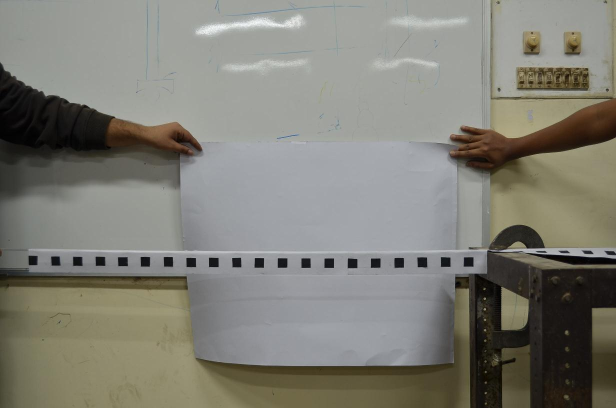
//> input picture Research-paper/DSC_0028.JPG, 1232 x 816 px (shown at 1/2 size)
$ ./program   (built with g++ and OpenCV 4)
//> lines starting //> are read from the running program, lines starting //| are printed output that depends on the picture; after the words box and inside, x2 and y2 are one past the last pixel; in counts of white or black regions, pixels touching at a corner belong together
#include <cv.h>
#include <highgui.h>
#include <cvblob.h>
#include "cvblob.cpp"
#include "cvlabel.cpp"
using namespace cvb;

 IplImage* img;
 IplImage* grey;
 IplImage* imgOut;
 FILE *fp;

void Centroid()
{
     int area,x,y;
      IplImage* labelImg;
      imgOut=cvCreateImage(cvGetSize(img),IPL_DEPTH_8U,3);
      labelImg=cvCreateImage(cvGetSize(img),IPL_DEPTH_LABEL,1);
      CvBlobs blobs;
      cvLabel(grey, labelImg, blobs);
      cvFilterByArea(blobs,200,400);
      cvRenderBlobs(labelImg, blobs, img, imgOut,CV_BLOB_RENDER_COLOR);
      cvShowImage("blobs",imgOut);
      cvShowImage("Binary_image",grey);
      cvSaveImage("img1.jpg",imgOut);
      cvWaitKey(0);
       for(CvBlobs::const_iterator it=blobs.begin();it!=blobs.end();++it)
    {
         area=it->second->area;
         x=it->second->centroid.x;
         y=it->second->centroid.y;
         printf("x=%d\ty=%d\tarea=%d\n",x,y,area);
         fprintf(fp,"x=%d\ty=%d\n",x,y);
    }
}

int main()
{
    int i;
    fp=fopen("DSC_0023.txt","w");
    int height,width,step,channels,j;
    img=cvLoadImage("DSC_0028.JPG",1);
//> img is the input picture: 816 rows x 1232 cols, CV_8UC3; mean B, G, R 118.1, 126.9, 128
    cvShowImage("img",img);
    grey=cvCreateImage(cvGetSize(img),IPL_DEPTH_8U,1);

    cvCvtColor(img, grey, CV_BGR2GRAY);
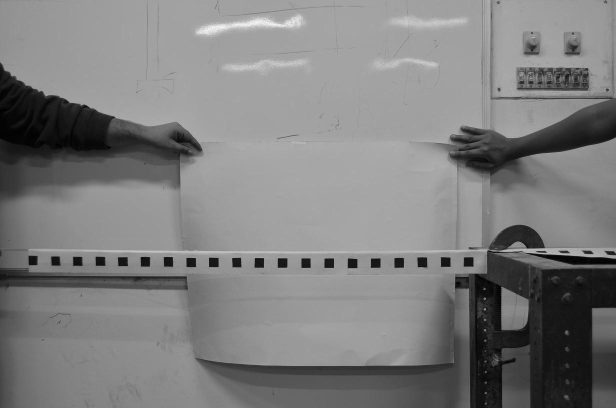
//> grey: 816 rows x 1232 cols, CV_8UC1 (shown at 1/2 size); min 0, max 255, mean 126.2
     cvSaveImage("grey.jpg",grey);
    cvThreshold(grey, grey,50, 255, CV_THRESH_BINARY_INV);
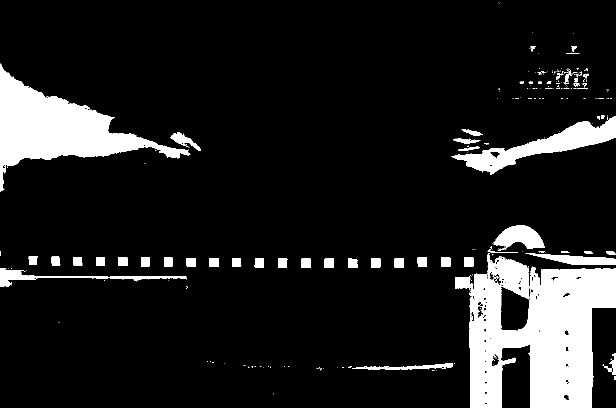
//> grey: 816 rows x 1232 cols, CV_8UC1 (shown at 1/2 size); 12.1% white; 256 white regions (200 under 20 px), largest, box (x1, y1, x2, y2) and area: (939, 507, 1232, 816) 59324, (0, 127, 381, 383) 31418, (902, 232, 1232, 350) 10856
    cvSaveImage("binary.jpg",grey);
    cvShowImage("img1",grey);
//> (the run ends here: the program needs code that is not available in this run, at `labelImg=cvCreateImage(cvGetSize(img),IPL_DEPTH_LABEL,1);`)

$ run again, with Research-paper/DSC_0023.JPG copied over Research-paper/DSC_0028.JPG
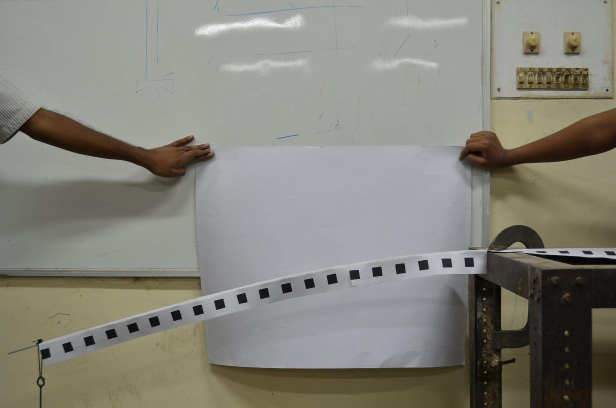
//> input picture Research-paper/DSC_0023.JPG, 1232 x 816 px (shown at 1/2 size)
//> img is the input picture: 816 rows x 1232 cols, CV_8UC3; mean B, G, R 122.1, 131, 132.2
//> `cvCvtColor(img, grey, CV_BGR2GRAY);`:
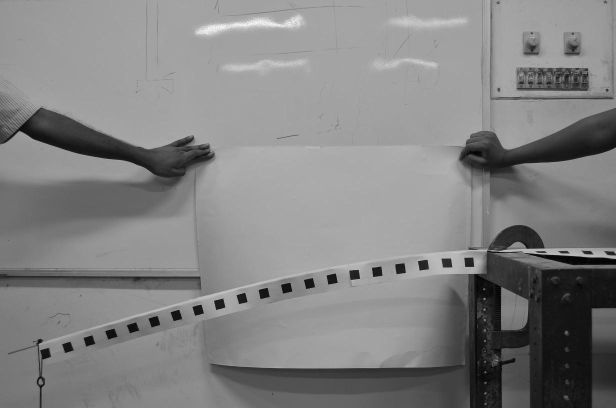
//> grey: 816 rows x 1232 cols, CV_8UC1 (shown at 1/2 size); min 0, max 255, mean 130.4
//> `cvThreshold(grey, grey,50, 255, CV_THRESH_BINARY_INV);`:
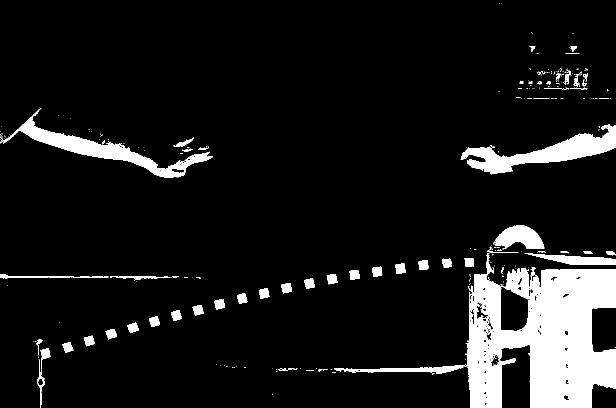
//> grey: 816 rows x 1232 cols, CV_8UC1 (shown at 1/2 size); 9.7% white; 313 white regions (250 under 20 px), largest, box (x1, y1, x2, y2) and area: (929, 506, 1232, 816) 58335, (921, 248, 1232, 349) 10352, (0, 218, 426, 355) 9646
